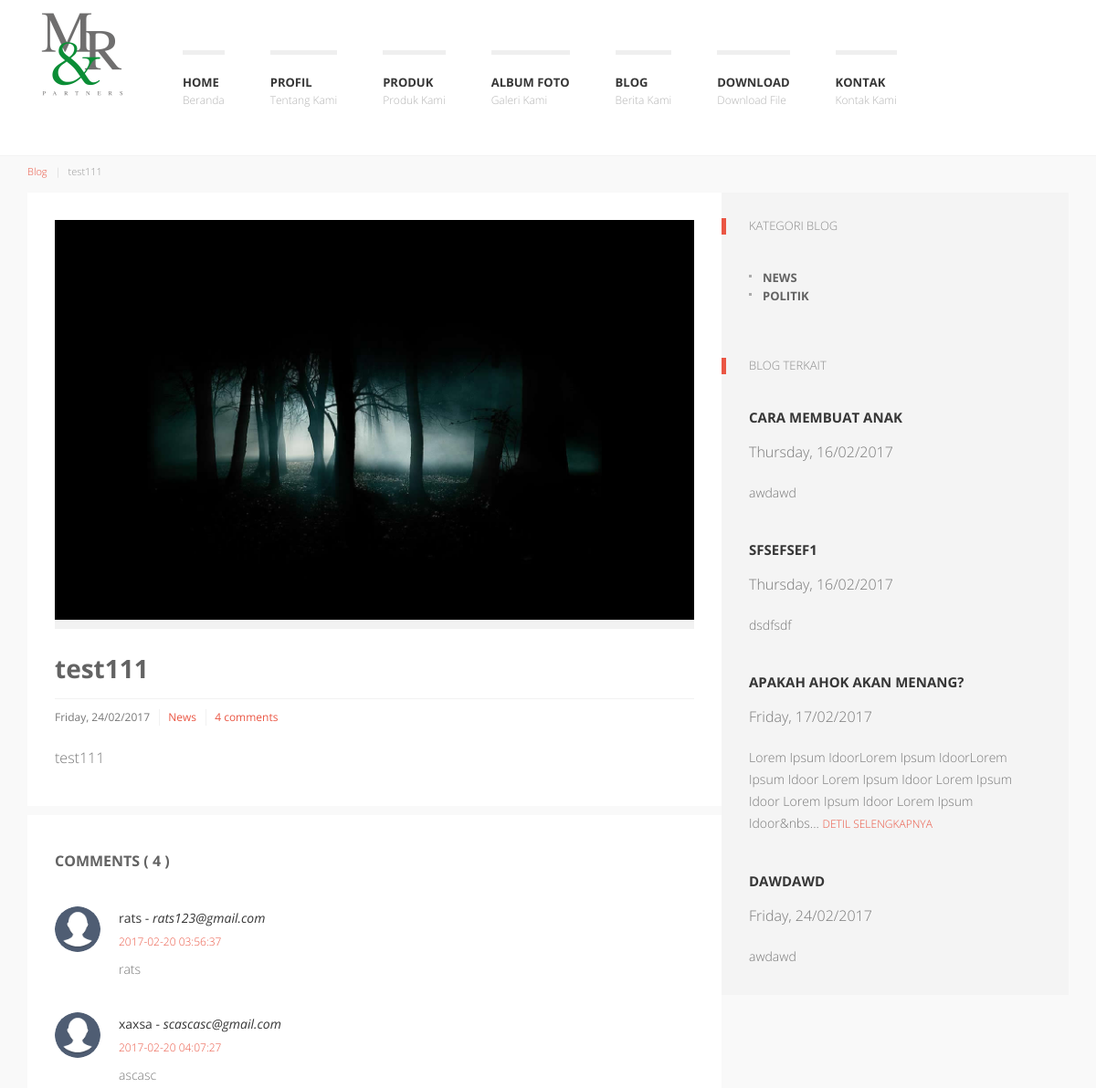
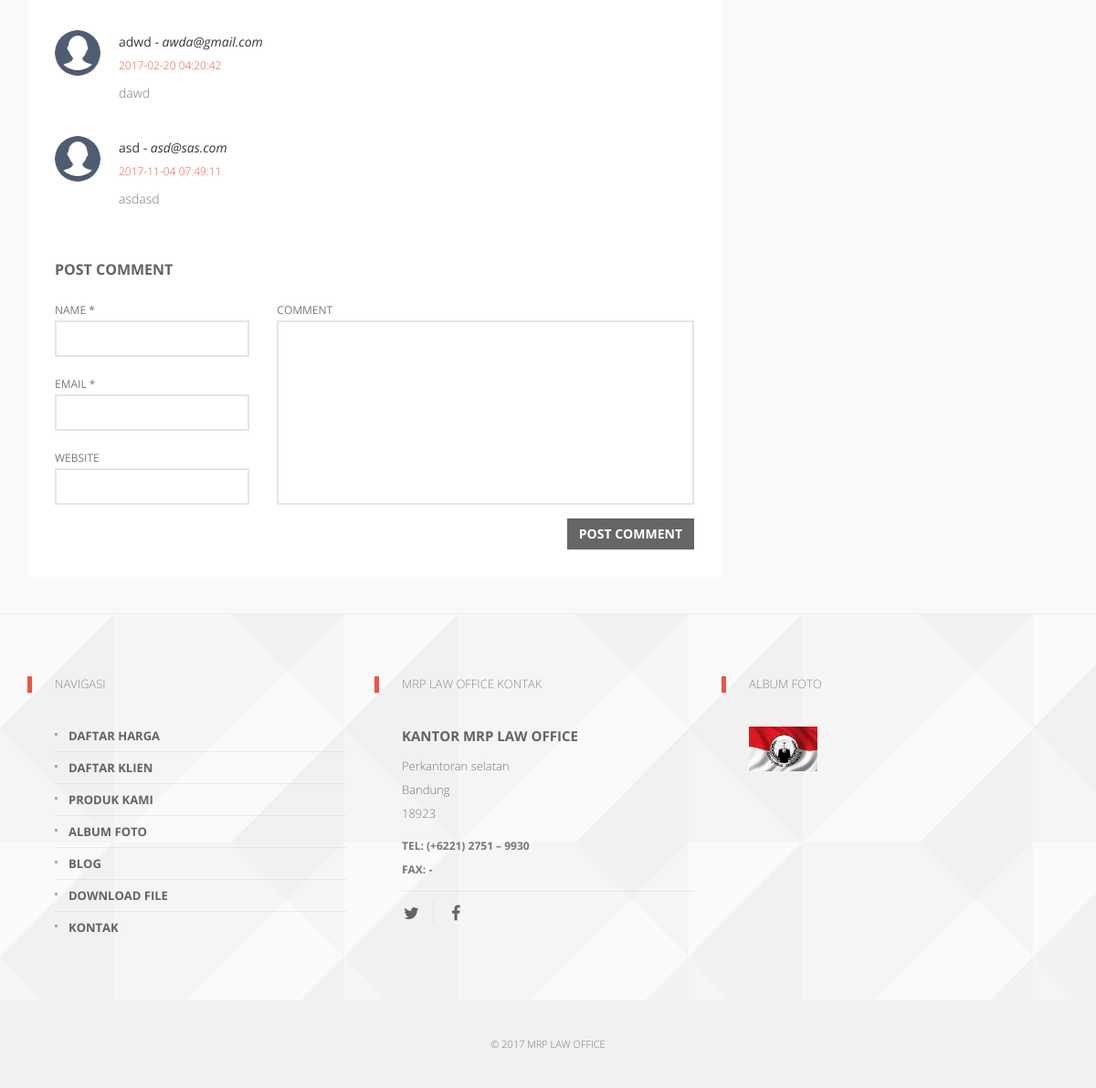
/blog/detil/10-test111, run on the app's committed database (2 pictures, top to bottom).
### tables this page shows
CREATE TABLE `config` (
  `config_id` int(11) NOT NULL,
  `nameweb` varchar(225) NOT NULL,
  `email` varchar(225) NOT NULL,
  `keywords` text NOT NULL,
  `google_maps` text NOT NULL,
  `logo` varchar(225) NOT NULL,
  `icon` varchar(225) NOT NULL,
  `about` text NOT NULL,
  `address` text NOT NULL,
  `city` varchar(100) NOT NULL,
  `zip_code` varchar(100) NOT NULL,
  `phone_number` varchar(225) NOT NULL,
  `metatext` text NOT NULL,
  `fax` text NOT NULL,
  `facebook` varchar(225) NOT NULL,
  `twitter` varchar(225) NOT NULL,
  `instagram` varchar(225) NOT NULL,
  `google_plus` varchar(225) NOT NULL,
  `pinterest` varchar(225) NOT NULL
);

CREATE TABLE `blogs` (
  `blog_id` int(11) NOT NULL,
  `user_id` int(11) NOT NULL,
  `category_id` int(11) NOT NULL,
  `title` varchar(225) NOT NULL,
  `slug_blog` varchar(225) NOT NULL,
  `content` text NOT NULL,
  `image` varchar(225) NOT NULL,
  `date_post` timestamp NOT NULL DEFAULT CURRENT_TIMESTAMP ON UPDATE CURRENT_TIMESTAMP,
  `status` varchar(100) NOT NULL,
  `keywords` text NOT NULL
);

CREATE TABLE `categories` (
  `category_id` int(11) NOT NULL,
  `user_id` int(11) NOT NULL,
  `category_name` varchar(225) NOT NULL,
  `slug_category` varchar(225) NOT NULL,
  `order_category` int(11) NOT NULL,
  `category_description` text NOT NULL,
  `date_category` timestamp NOT NULL DEFAULT CURRENT_TIMESTAMP ON UPDATE CURRENT_TIMESTAMP
);

CREATE TABLE `comments` (
  `comment_id` int(11) NOT NULL,
  `blog_id` int(11) NOT NULL,
  `name` varchar(225) NOT NULL,
  `email` varchar(225) NOT NULL,
  `website` varchar(225) NOT NULL,
  `message` text NOT NULL,
  `date_comment` timestamp NOT NULL DEFAULT CURRENT_TIMESTAMP ON UPDATE CURRENT_TIMESTAMP
);

CREATE TABLE `galleries` (
  `gallery_id` int(11) NOT NULL,
  `user_id` int(11) NOT NULL,
  `gallery_name` varchar(225) NOT NULL,
  `slug_gallery` varchar(225) NOT NULL,
  `image` varchar(225) NOT NULL,
  `gallery_description` text NOT NULL,
  `position` varchar(100) NOT NULL,
  `date` timestamp NOT NULL DEFAULT CURRENT_TIMESTAMP ON UPDATE CURRENT_TIMESTAMP,
  `status` varchar(100) NOT NULL
);

### application/views/front/blog/read.php (the view, shortened to what the rows shown need)
<div id="k-body">
	<div class="container">
    	<div class="row">
        	<div class="k-breadcrumbs col-lg-12 clearfix">
            	<ol class="breadcrumb">
                    <li><a href="<?php echo base_url('blog');?>">Blog</a></li>
                    <li class="active"><?php echo $blog['title'];?></li>
                </ol>
            </div>
        </div>
        <div class="row no-gutter">
            <div class="col-lg-8 col-md-8">
                <div class="col-padded">
                	<div class="row gutter">
                    	<div class="col-lg-12 col-md-12">
                            <figure class="news-featured-image">
                                <img src="<?php echo base_url('assets/upload/image/'.$blog['image']);?>" alt="Featured image 4" class="img-responsive" />
                            </figure>
                            <div class="news-title-meta">
                                <h1 class="page-title"><?php echo $blog['title'];?></h1>
                                <div class="news-meta">
                                    <span class="news-meta-date"><?php echo date('l, d/m/Y', strtotime($blog['date_post'])); ?></span>
                                    <span class="news-meta-category"><a href="<?php echo $blog['category_name'];?>" title="<?php echo $blog['category_name'];?>"><?php echo $blog['category_name'];?></a></span>
                                    <span class="news-meta-comments"><a href="#" title="3 comments"><?php echo $count;?> comments</a></span>
                                </div>
                            </div>
                            <div class="news-body">
                                <p><?php echo $blog['title'];?></p>
                            </div>
                        </div>
                    </div>
                    <div class="row gutter">
                    	<div class="col-lg-12 col-md-12">
                        	<div id="comments">
                                <ol class="commentlist">
                                   <?php foreach ($comments as $comment){?>
                                    <li class="comment" id="li-comment-3">
                                        <div id="comment-3">
                                            <div class="comment-avatar">
                                                <img width="50" height="50" class="avatar avatar-50 photo" src="<?php echo base_url();?>assets/front/img/avatar.png" alt="User Avatar" />
                                            </div>
                                            <div class="comment-content-wrap">
                                                <div class="comment-author">
                                                    <cite class="fn"><?php echo $comment['name'];?> - <i><?php echo $comment['email'];?></i><span class="label"> Post author</span></cite>
                                                </div>
                                                <div class="comment-meta commentmetadata">
                                                    <a href="#"><?php echo $comment['date_comment'];?></time></a>
                                                </div>
                                                <div class="comment-body">
                                                    <p>
                                                    <?php echo $comment['message'];?>
                                                    </p>
                                                </div>
                                            </div>
                                        </div>
                                    </li>
                                    <?php } ?>
                                </ol>
                            </div>
                        </div>
                    </div>
                </div>
            </div>
            <div id="k-sidebar" class="col-lg-4 col-md-4">
                <div class="col-padded col-shaded">
                    <ul class="list-unstyled clear-margins">
                    	<li class="widget-container widget_nav_menu">
                            <h1 class="title-widget">Kategori Blog</h1>
                            <?php foreach ($categories as $category){?>
                            <ul>
                            	<li><a href="<?php echo base_url('blog/kategori/'.$category['slug_category']);?>" title="menu item"><?php echo $category['category_name'];?></a></li>
                            </ul>
                            <?php } ?>
			</li>
                    	<li class="widget-container widget_up_events">
                            <h1 class="title-widget">Blog Terkait</h1>
                            <ul class="list-unstyled">
                            <?php
                            $category_id = $blog['category_id'];
                            $blogTerkait = $this->mBlogs->blogTerkait($category_id);
                            $i=0;
                            foreach ($blogTerkait as $blogTerkait){
                                if ($i == 1 && $blogTerkait['blog_id']++ < 10) {
                            ?>
                                <li class="up-event-wrap">
                                    <h1 class="title-median"><a href="<?php echo base_url('blog/detil/'.$blogTerkait['slug_blog']);?>" title="<?php echo $blogTerkait['title'];?>"><?php echo $blogTerkait['title'];?></a></h1>
                                    <div class="up-event-meta clearfix">
                                    <span class="news-meta-date"><?php echo date('l, d/m/Y', strtotime($blogTerkait['date_post'])); ?></span>
                                    </div>
                                    <div class="news-body">
                                        <p>
                                            <?php
                                                $out = strlen($blogTerkait['content']) > 150 ? substr($blogTerkait['content'],0,150).'... <a href="'. base_url('blog/detil/'.$blogTerkait['slug_blog']).'" class="moretag">detil Selengkapnya</a> ' : $blogTerkait['content'];
                                                echo $out;
                                            ?>
                                        </p>
                                    </div>
                                </li>
                            <?php }else{ $i++; }} ?>
                            </ul>
                        </li>
                    </ul>
                </div>
            </div>
        </div>
    </div>
</div>

### application/views/front/layout/header.php (shortened to what the rows shown need)
<body role="document">
  <div id="k-head" class="container">
      <div class="row">
          <div class="col-lg-12">
              <div id="k-site-logo" class="pull-left">
                  <h1 class="k-logo">
                      <a href="<?php echo base_url();?>" title="Home Page">
                          <img src="<?php echo base_url('assets/upload/image/thumbs/'.$site['logo']);?>" alt="Site Logo" class="img-responsive" />
                      </a>
                  </h1>
              </div>
          </div>
      </div>
  </div>

### application/views/front/layout/footer.php (shortened to what the rows shown need)
    <div id="k-footer">
        <div class="container">
            <div class="row no-gutter">
                <div class="col-lg-4 col-md-4">
                    <div class="col-padded col-naked">
                        <ul class="list-unstyled clear-margins">
                            <li class="widget-container widget_nav_menu">
                                <h1 class="title-widget">Navigasi</h1>
                            </li>
                        </ul>
                    </div>
                </div>
                <div class="col-lg-4 col-md-4">
                    <div class="col-padded col-naked">
                        <ul class="list-unstyled clear-margins">
                            <li class="widget-container widget_recent_news">
                                <h1 class="title-widget"><?php echo $site['nameweb'];?> Kontak</h1>
                                <div itemscope itemtype="http://data-vocabulary.org/Organization">
                                    <h2 class="title-median m-contact-subject" itemprop="name">Kantor <?php echo $site['nameweb'];?></h2>
                                    <div class="m-contact-address" itemprop="address" itemscope itemtype="http://data-vocabulary.org/Address">
                                        <span class="m-contact-street" itemprop="street-address"><?php echo $site['address'];?></span>
                                        <span class="m-contact-city-region"><span class="m-contact-city" itemprop="locality"><?php echo $site['city'];?></span></span>
                                        <span class="m-contact-zip-country"><span class="m-contact-zip" itemprop="postal-code"><?php echo $site['zip_code'];?></span></span>
                                    </div>
                                    <div class="m-contact-tel-fax">
                                        <span class="m-contact-tel">Tel: <span itemprop="tel"><?php echo $site['phone_number'];?></span></span>
                                        <span class="m-contact-fax">Fax: <span itemprop="fax"><?php echo $site['fax'];?></span></span>
                                    </div>
                                </div>
                                <div class="social-icons">
                                    <ul class="list-unstyled list-inline">
                                    </ul>
                                </div>
                            </li>
                        </ul>
                    </div>
                </div>
                <div class="col-lg-4 col-md-4">
                    <div class="col-padded col-naked">
                        <ul class="list-unstyled clear-margins">
                            <li class="widget-container widget_sofa_flickr">
                                <h1 class="title-widget">Album Foto</h1>
                                <ul class="k-flickr-photos list-unstyled">
                                <?php
                                    $galleries = $this->mGalleries->listGalleryPubFooter();
                                    foreach ($galleries as $gallery){
                                ?>
                                    <li><a href="<?php echo base_url('galeri');?>" title="<?php echo $gallery['gallery_name'];?>"><img src="<?php echo base_url('assets/upload/image/'.$gallery['image']);?>" alt="Photo 1" /></a></li>
                                <?php } ?>
                                 </ul>
                            </li>
                        </ul>
                    </div>
                </div>
            </div>
        </div>
    </div>
    <div id="k-subfooter">
        <div class="container">
            <div class="row">
                <div class="col-lg-12">
                    <center>
                    <p class="copy-text text-inverse">
                    &copy; 2017 <?php echo $site['nameweb'];?>
                    </p>
                    </center>
                </div>
            </div>
        </div>
    </div>
  </body>
</html>

### data on the page
config: logo (picture), nameweb "MRP LAW OFFICE", address "Perkantoran selatan", city "Bandung", zip_code "18923", phone_number "(+6221) 2751 – 9930", fax "-"
blogs: title "test111", image (picture), date_post "Friday, 24/02/2017", category.category_name "News"
comments: name "rats", email "rats123@gmail.com", date_comment "2017-02-20 03:56:37", message "rats"
comments: name "xaxsa", email "scascasc@gmail.com", date_comment "2017-02-20 04:07:27", message "ascasc"
comments: name "adwd", email "awda@gmail.com", date_comment "2017-02-20 04:20:42", message "dawd"
comments: name "asd", email "asd@sas.com", date_comment "2017-11-04 07:49:11", message "asdasd"
categories: category_name "NEWS"
categories: category_name "POLITIK"
blogs: title "CARA MEMBUAT ANAK", date_post "Thursday, 16/02/2017", content "awdawd"
blogs: title "SFSEFSEF1", date_post "Thursday, 16/02/2017", content "dsdfsdf"
blogs: title "APAKAH AHOK AKAN MENANG?", date_post "Friday, 17/02/2017", content "Lorem Ipsum IdoorLorem Ipsum IdoorLorem Ipsum Idoor Lorem Ipsum Idoor Lorem Ipsum Idoor Lorem Ipsum Idoor Lorem Ipsum Idoor&nbs"
blogs: title "DAWDAWD", date_post "Friday, 24/02/2017", content "awdawd"
galleries: image (picture)

### other printed values
$count "4"
